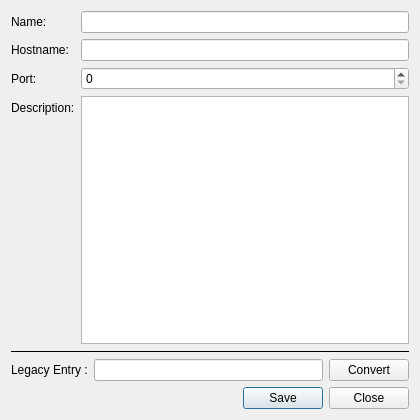
<?xml version="1.0" encoding="UTF-8"?>
<ui version="4.0">
 <class>add_server_widget</class>
 <widget class="QWidget" name="add_server_widget">
  <property name="geometry">
   <rect>
    <x>0</x>
    <y>0</y>
    <width>420</width>
    <height>420</height>
   </rect>
  </property>
  <property name="minimumSize">
   <size>
    <width>230</width>
    <height>260</height>
   </size>
  </property>
  <property name="windowTitle">
   <string>Form</string>
  </property>
  <layout class="QVBoxLayout" name="verticalLayout">
   <item>
    <layout class="QFormLayout" name="server_new_layout">
     <item row="0" column="0">
      <widget class="QLabel" name="label_3">
       <property name="text">
        <string>Name:</string>
       </property>
      </widget>
     </item>
     <item row="0" column="1">
      <widget class="QLineEdit" name="name"/>
     </item>
     <item row="1" column="0">
      <widget class="QLabel" name="label_4">
       <property name="text">
        <string>Hostname:</string>
       </property>
      </widget>
     </item>
     <item row="1" column="1">
      <widget class="QLineEdit" name="address"/>
     </item>
     <item row="2" column="0">
      <widget class="QLabel" name="label_5">
       <property name="text">
        <string>Port:</string>
       </property>
      </widget>
     </item>
     <item row="2" column="1">
      <widget class="QSpinBox" name="port">
       <property name="maximum">
        <number>65535</number>
       </property>
      </widget>
     </item>
     <item row="3" column="0">
      <widget class="QLabel" name="label_2">
       <property name="text">
        <string>Description:</string>
       </property>
      </widget>
     </item>
     <item row="3" column="1">
      <widget class="QPlainTextEdit" name="description">
       <property name="sizePolicy">
        <sizepolicy hsizetype="MinimumExpanding" vsizetype="MinimumExpanding">
         <horstretch>0</horstretch>
         <verstretch>0</verstretch>
        </sizepolicy>
       </property>
      </widget>
     </item>
    </layout>
   </item>
   <item>
    <widget class="Line" name="line">
     <property name="frameShadow">
      <enum>QFrame::Plain</enum>
     </property>
     <property name="orientation">
      <enum>Qt::Horizontal</enum>
     </property>
    </widget>
   </item>
   <item>
    <layout class="QHBoxLayout" name="server_legacy_layout">
     <item>
      <widget class="QLabel" name="label">
       <property name="text">
        <string>Legacy Entry :</string>
       </property>
      </widget>
     </item>
     <item>
      <widget class="QLineEdit" name="legacy_edit"/>
     </item>
     <item>
      <widget class="QPushButton" name="parse_legacy">
       <property name="text">
        <string>Convert</string>
       </property>
      </widget>
     </item>
    </layout>
   </item>
   <item>
    <widget class="QDialogButtonBox" name="button_box">
     <property name="standardButtons">
      <set>QDialogButtonBox::Close|QDialogButtonBox::Save</set>
     </property>
    </widget>
   </item>
  </layout>
 </widget>
 <resources/>
 <connections/>
</ui>
